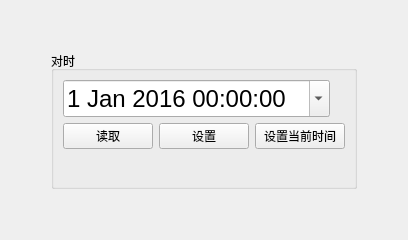
      <widget class="QWidget" name="tab">
       <attribute name="title">
        <string>对时</string>
       </attribute>
       <layout class="QGridLayout" name="gridLayout_6">
        <item row="0" column="0">
         <layout class="QVBoxLayout" name="verticalLayout_2">
          <item>
           <spacer name="verticalSpacer">
            <property name="orientation">
             <enum>Qt::Vertical</enum>
            </property>
            <property name="sizeHint" stdset="0">
             <size>
              <width>20</width>
              <height>40</height>
             </size>
            </property>
           </spacer>
          </item>
          <item>
           <layout class="QHBoxLayout" name="horizontalLayout_2">
            <item>
             <spacer name="horizontalSpacer">
              <property name="orientation">
               <enum>Qt::Horizontal</enum>
              </property>
              <property name="sizeHint" stdset="0">
               <size>
                <width>40</width>
                <height>20</height>
               </size>
              </property>
             </spacer>
            </item>
            <item>
             <widget class="QGroupBox" name="groupBox">
              <property name="title">
               <string>对时</string>
              </property>
              <layout class="QGridLayout" name="gridLayout">
               <item row="0" column="0">
                <layout class="QVBoxLayout" name="verticalLayout">
                 <item>
                  <widget class="QDateTimeEdit" name="DT_box">
                   <property name="sizePolicy">
                    <sizepolicy hsizetype="Fixed" vsizetype="Fixed">
                     <horstretch>0</horstretch>
                     <verstretch>10</verstretch>
                    </sizepolicy>
                   </property>
                   <property name="font">
                    <font>
                     <pointsize>18</pointsize>
                    </font>
                   </property>
                   <property name="layoutDirection">
                    <enum>Qt::LeftToRight</enum>
                   </property>
                   <property name="autoFillBackground">
                    <bool>false</bool>
                   </property>
                   <property name="buttonSymbols">
                    <enum>QAbstractSpinBox::UpDownArrows</enum>
                   </property>
                   <property name="dateTime">
                    <datetime>
                     <hour>0</hour>
                     <minute>0</minute>
                     <second>0</second>
                     <year>2016</year>
                     <month>1</month>
                     <day>1</day>
                    </datetime>
                   </property>
                   <property name="calendarPopup">
                    <bool>true</bool>
                   </property>
                  </widget>
                 </item>
                 <item>
                  <layout class="QHBoxLayout" name="horizontalLayout">
                   <item>
                    <widget class="QPushButton" name="DT_read_b">
                     <property name="sizePolicy">
                      <sizepolicy hsizetype="Maximum" vsizetype="Fixed">
                       <horstretch>2</horstretch>
                       <verstretch>7</verstretch>
                      </sizepolicy>
                     </property>
                     <property name="minimumSize">
                      <size>
                       <width>90</width>
                       <height>0</height>
                      </size>
                     </property>
                     <property name="maximumSize">
                      <size>
                       <width>90</width>
                       <height>16777215</height>
                      </size>
                     </property>
                     <property name="text">
                      <string>读取</string>
                     </property>
                    </widget>
                   </item>
                   <item>
                    <widget class="QPushButton" name="DT_set_b">
                     <property name="sizePolicy">
                      <sizepolicy hsizetype="Maximum" vsizetype="Fixed">
                       <horstretch>2</horstretch>
                       <verstretch>7</verstretch>
                      </sizepolicy>
                     </property>
                     <property name="minimumSize">
                      <size>
                       <width>90</width>
                       <height>0</height>
                      </size>
                     </property>
                     <property name="maximumSize">
                      <size>
                       <width>90</width>
                       <height>16777215</height>
                      </size>
                     </property>
                     <property name="text">
                      <string>设置</string>
                     </property>
                    </widget>
                   </item>
                   <item>
                    <widget class="QPushButton" name="DT_set_now_b">
                     <property name="sizePolicy">
                      <sizepolicy hsizetype="Maximum" vsizetype="Fixed">
                       <horstretch>2</horstretch>
                       <verstretch>7</verstretch>
                      </sizepolicy>
                     </property>
                     <property name="minimumSize">
                      <size>
                       <width>90</width>
                       <height>0</height>
                      </size>
                     </property>
                     <property name="maximumSize">
                      <size>
                       <width>90</width>
                       <height>16777215</height>
                      </size>
                     </property>
                     <property name="text">
                      <string>设置当前时间</string>
                     </property>
                    </widget>
                   </item>
                  </layout>
                 </item>
                 <item>
                  <widget class="QPushButton" name="DT_set_res_t">
                   <property name="text">
                    <string/>
                   </property>
                   <property name="flat">
                    <bool>true</bool>
                   </property>
                  </widget>
                 </item>
                </layout>
               </item>
              </layout>
             </widget>
            </item>
            <item>
             <spacer name="horizontalSpacer_2">
              <property name="orientation">
               <enum>Qt::Horizontal</enum>
              </property>
              <property name="sizeHint" stdset="0">
               <size>
                <width>40</width>
                <height>20</height>
               </size>
              </property>
             </spacer>
            </item>
           </layout>
          </item>
          <item>
           <spacer name="verticalSpacer_2">
            <property name="orientation">
             <enum>Qt::Vertical</enum>
            </property>
            <property name="sizeHint" stdset="0">
             <size>
              <width>20</width>
              <height>40</height>
             </size>
            </property>
           </spacer>
          </item>
         </layout>
        </item>
       </layout>
      </widget>
